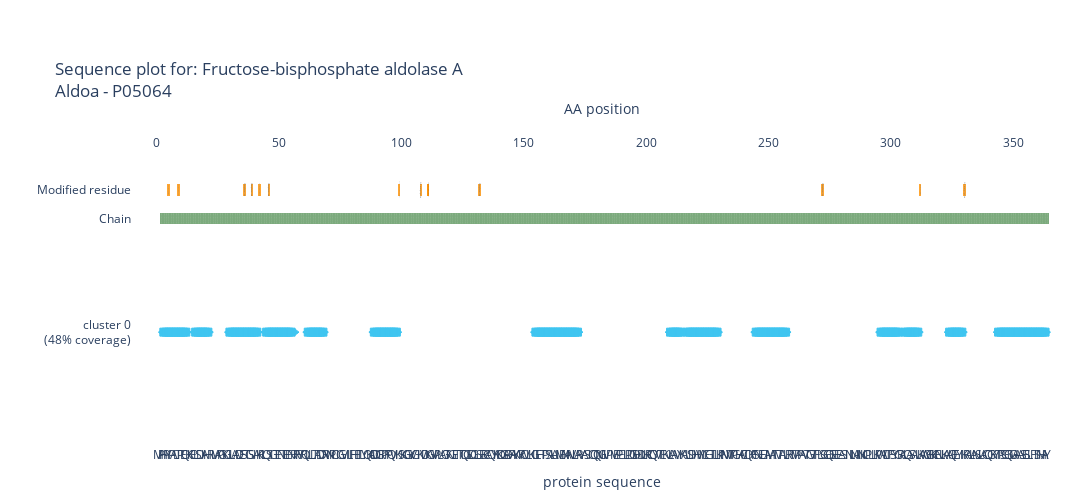

The code cell stored with this chart in its notebook:
### Code cell
amap_visualizer.visualize_protein("P05064")

### Figure 1 — Plotly figure (JSON) as saved in the notebook; plotly's stock layout.template omitted (floating-point values rounded to 4 significant figures; data arrays with more than 128 entries replaced by an {"elided": "..."} marker saying what was removed)
{"data": [{"hovertemplate": "Peptide: %{meta}<br>Protein IDs: %{text}", "marker": {"color": {"elided": "174 str values"}, "line": {"color": {"elided": "174 str values"}}, "opacity": 1, "size": {"elided": "174 int values"}, "symbol": {"elided": "174 int values"}}, "meta": {"elided": "174 str values"}, "mode": "markers", "name": "", "showlegend": false, "text": {"elided": "174 str values"}, "type": "scatter", "x": {"elided": "174 int values"}, "xaxis": "x2", "y": {"elided": "364 int values"}}, {"hovertemplate": "PTM: %{text}", "marker": {"color": [], "line": {"color": []}, "opacity": 1, "size": 8, "symbol": []}, "mode": "markers", "name": "", "showlegend": false, "text": [], "type": "scatter", "x": [], "xaxis": "x2", "y": []}, {"name": "", "showlegend": false, "type": "scatter", "xaxis": "x", "y": [null]}, {"base": {"elided": "363 float values"}, "hovertemplate": "%{text}", "marker": {"color": "#5C965D", "line": {"width": 0}}, "name": "", "opacity": 0.8, "showlegend": false, "text": {"elided": "363 str values"}, "type": "bar", "x": {"elided": "363 int values"}, "xaxis": "x2", "y": {"elided": "363 float values"}}, {"base": [3.4], "hovertemplate": "%{text}", "marker": {"color": "#ff9100", "line": {"width": 0}}, "name": "", "opacity": 0.8, "showlegend": false, "text": ["Phosphotyrosine"], "type": "bar", "x": [5], "xaxis": "x2", "y": [0.2]}, {"base": [3.4], "hovertemplate": "%{text}", "marker": {"color": "#ff9100", "line": {"width": 0}}, "name": "", "opacity": 0.8, "showlegend": false, "text": ["Phosphothreonine"], "type": "bar", "x": [9], "xaxis": "x2", "y": [0.2]}, {"base": [3.4], "hovertemplate": "%{text}", "marker": {"color": "#ff9100", "line": {"width": 0}}, "name": "", "opacity": 0.8, "showlegend": false, "text": ["Phosphoserine"], "type": "bar", "x": [36], "xaxis": "x2", "y": [0.2]}, {"base": [3.4], "hovertemplate": "%{text}", "marker": {"color": "#ff9100", "line": {"width": 0}}, "name": "", "opacity": 0.8, "showlegend": false, "text": ["Phosphoserine"], "type": "bar", "x": [39], "xaxis": "x2", "y": [0.2]}, {"base": [3.4], "hovertemplate": "%{text}", "marker": {"color": "#ff9100", "line": {"width": 0}}, "name": "", "opacity": 0.8, "showlegend": false, "text": ["N6-acetyllysine; alternate"], "type": "bar", "x": [42], "xaxis": "x2", "y": [0.2]}, {"base": [3.4], "hovertemplate": "%{text}", "marker": {"color": "#ff9100", "line": {"width": 0}}, "name": "", "opacity": 0.8, "showlegend": false, "text": ["Phosphoserine"], "type": "bar", "x": [46], "xaxis": "x2", "y": [0.2]}, {"base": [3.4], "hovertemplate": "%{text}", "marker": {"color": "#ff9100", "line": {"width": 0}}, "name": "", "opacity": 0.8, "showlegend": false, "text": ["N6-(2-hydroxyisobutyryl)lysine"], "type": "bar", "x": [99], "xaxis": "x2", "y": [0.2]}, {"base": [3.4], "hovertemplate": "%{text}", "marker": {"color": "#ff9100", "line": {"width": 0}}, "name": "", "opacity": 0.8, "showlegend": false, "text": ["N6-acetyllysine"], "type": "bar", "x": [108], "xaxis": "x2", "y": [0.2]}, {"base": [3.4], "hovertemplate": "%{text}", "marker": {"color": "#ff9100", "line": {"width": 0}}, "name": "", "opacity": 0.8, "showlegend": false, "text": ["N6-acetyllysine; alternate"], "type": "bar", "x": [111], "xaxis": "x2", "y": [0.2]}, {"base": [3.4], "hovertemplate": "%{text}", "marker": {"color": "#ff9100", "line": {"width": 0}}, "name": "", "opacity": 0.8, "showlegend": false, "text": ["N6-malonyllysine; alternate"], "type": "bar", "x": [111], "xaxis": "x2", "y": [0.2]}, {"base": [3.4], "hovertemplate": "%{text}", "marker": {"color": "#ff9100", "line": {"width": 0}}, "name": "", "opacity": 0.8, "showlegend": false, "text": ["Phosphoserine"], "type": "bar", "x": [132], "xaxis": "x2", "y": [0.2]}, {"base": [3.4], "hovertemplate": "%{text}", "marker": {"color": "#ff9100", "line": {"width": 0}}, "name": "", "opacity": 0.8, "showlegend": false, "text": ["Phosphoserine"], "type": "bar", "x": [272], "xaxis": "x2", "y": [0.2]}, {"base": [3.4], "hovertemplate": "%{text}", "marker": {"color": "#ff9100", "line": {"width": 0}}, "name": "", "opacity": 0.8, "showlegend": false, "text": ["N6-malonyllysine"], "type": "bar", "x": [312], "xaxis": "x2", "y": [0.2]}, {"base": [3.4], "hovertemplate": "%{text}", "marker": {"color": "#ff9100", "line": {"width": 0}}, "name": "", "opacity": 0.8, "showlegend": false, "text": ["N6-acetyllysine"], "type": "bar", "x": [330], "xaxis": "x2", "y": [0.2]}, {"hovertemplate": "<b>%{meta}: %{text}<b>", "marker": {"color": "rgba(135, 206, 250, 0)"}, "meta": {"elided": "364 str values"}, "mode": "markers", "name": "", "showlegend": false, "text": {"elided": "364 str values"}, "type": "scatter", "x": {"elided": "364 int values"}, "xaxis": "x2", "y": {"elided": "364 int values"}}], "layout": {"bargap": 0, "barmode": "stack", "height": 500, "hoverdistance": 1, "hovermode": "x unified", "margin": {"b": 20, "l": 20, "r": 20, "t": 150}, "meta": 48, "plot_bgcolor": "rgba(0,0,0,0)", "title": {"text": "Sequence plot for: Fructose-bisphosphate aldolase A<br>Aldoa - P05064"}, "width": 1500, "xaxis": {"anchor": "y", "matches": "x2", "range": [-10, 374], "showgrid": false, "tickangle": 0, "tickmode": "array", "ticktext": {"elided": "364 str values"}, "tickvals": {"elided": "364 int values"}, "title": {"text": "protein sequence"}, "type": "linear", "zeroline": false}, "xaxis2": {"anchor": "y", "matches": "x", "range": [-10, 374], "showgrid": false, "side": "top", "tickangle": 0, "tickformat": ".d", "tickmode": "auto", "title": {"text": "AA position"}, "type": "linear", "zeroline": false}, "yaxis": {"automargin": true, "range": [-1, 4.2], "showgrid": false, "showticklabels": true, "tickmode": "array", "ticktext": ["cluster 0<br> (48% coverage)", "Chain", "Modified residue"], "tickvals": [1, 3, 3.5], "title": {"text": ""}, "zeroline": false}}}
